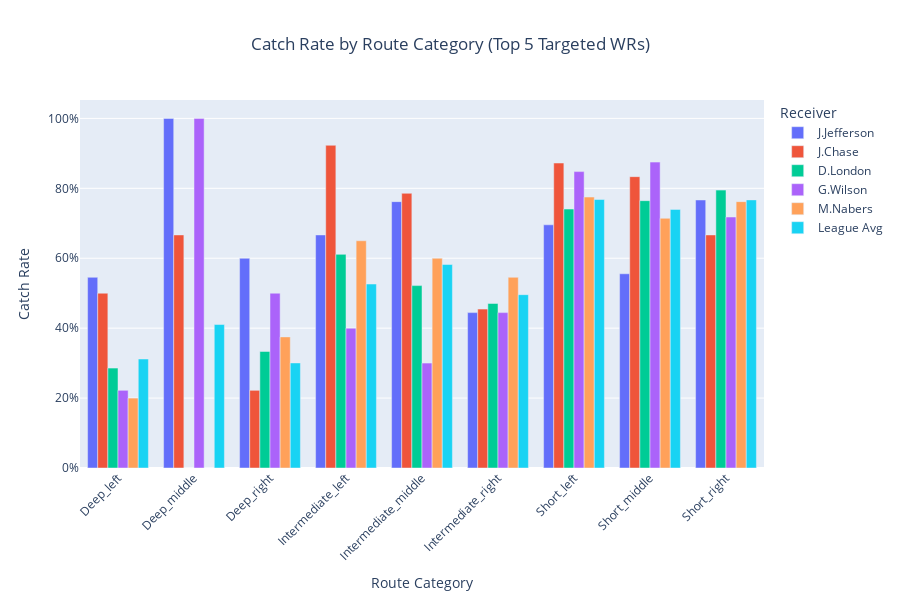

The code cell stored with this chart in its notebook:
### Code cell
# Filter to WRs with enough targets and top 5 by total volume
top_wr_names = (
    receiver_df.groupby(['receiver_player_id'])['targets']
    .sum()
    .nlargest(5)
    .index
)

bar_df = receiver_df[receiver_df["receiver_player_id"].isin(top_wr_names)]

bar_df = pd.merge(bar_df,receiver_names,how='inner',on='receiver_player_id')

#Get the league average in catch rate for each category
league_avg = receiver_df.groupby("route_category")["catch rate"].mean().reset_index()

league_avg["receiver_player_name"] = "League Avg"

#Combine the players and league average into one data frame
comparison_df = pd.concat([bar_df, league_avg])

comparison_df['catch rate'] = comparison_df['catch rate']/100

# Create the bar plot
fig = px.bar(
    comparison_df,
    x="route_category",
    y="catch rate",
    color="receiver_player_name",
    barmode="group",
    labels={
        "receiver_player_name": "Receiver",
        "catch_rate": "Catch Rate",
        "route_category": "Route Category"
    },
    title="Catch Rate by Route Category (Top 5 Targeted WRs)"
)

# Tweak layout
fig.update_traces(textposition="outside")
fig.update_layout(
    xaxis_tickangle=-45,
    legend_title="Receiver",
    bargap=0.2,
    height=600,
    title_x=0.5,
    yaxis_title = "Catch Rate"
)
fig.update_yaxes(tickformat=".0%")
fig.show()

### Figure 1 — Plotly figure (JSON) as saved in the notebook; plotly's stock layout.template omitted (floating-point values rounded to 4 significant figures)
{"data": [{"alignmentgroup": "True", "hovertemplate": "Receiver=J.Jefferson<br>Route Category=%{x}<br>catch rate=%{y}<extra></extra>", "legendgroup": "J.Jefferson", "marker": {"color": "#636efa", "pattern": {"shape": ""}}, "name": "J.Jefferson", "offsetgroup": "J.Jefferson", "orientation": "v", "showlegend": true, "textposition": "outside", "type": "bar", "x": ["Deep_left", "Deep_middle", "Deep_right", "Intermediate_left", "Intermediate_middle", "Intermediate_right", "Short_left", "Short_middle", "Short_right"], "xaxis": "x", "y": [0.5455, 1.0, 0.6, 0.6667, 0.7619, 0.4444, 0.6957, 0.5556, 0.7667], "yaxis": "y"}, {"alignmentgroup": "True", "hovertemplate": "Receiver=J.Chase<br>Route Category=%{x}<br>catch rate=%{y}<extra></extra>", "legendgroup": "J.Chase", "marker": {"color": "#EF553B", "pattern": {"shape": ""}}, "name": "J.Chase", "offsetgroup": "J.Chase", "orientation": "v", "showlegend": true, "textposition": "outside", "type": "bar", "x": ["Deep_left", "Deep_middle", "Deep_right", "Intermediate_left", "Intermediate_middle", "Intermediate_right", "Short_left", "Short_middle", "Short_right"], "xaxis": "x", "y": [0.5, 0.6667, 0.2222, 0.9231, 0.7857, 0.4545, 0.8723, 0.8333, 0.6667], "yaxis": "y"}, {"alignmentgroup": "True", "hovertemplate": "Receiver=D.London<br>Route Category=%{x}<br>catch rate=%{y}<extra></extra>", "legendgroup": "D.London", "marker": {"color": "#00cc96", "pattern": {"shape": ""}}, "name": "D.London", "offsetgroup": "D.London", "orientation": "v", "showlegend": true, "textposition": "outside", "type": "bar", "x": ["Deep_left", "Deep_middle", "Deep_right", "Intermediate_left", "Intermediate_middle", "Intermediate_right", "Short_left", "Short_middle", "Short_right"], "xaxis": "x", "y": [0.2857, 0.0, 0.3333, 0.6111, 0.5217, 0.4706, 0.7407, 0.7647, 0.7949], "yaxis": "y"}, {"alignmentgroup": "True", "hovertemplate": "Receiver=G.Wilson<br>Route Category=%{x}<br>catch rate=%{y}<extra></extra>", "legendgroup": "G.Wilson", "marker": {"color": "#ab63fa", "pattern": {"shape": ""}}, "name": "G.Wilson", "offsetgroup": "G.Wilson", "orientation": "v", "showlegend": true, "textposition": "outside", "type": "bar", "x": ["Deep_left", "Deep_middle", "Deep_right", "Intermediate_left", "Intermediate_middle", "Intermediate_right", "Short_left", "Short_middle", "Short_right"], "xaxis": "x", "y": [0.2222, 1.0, 0.5, 0.4, 0.3, 0.4444, 0.8478, 0.875, 0.7179], "yaxis": "y"}, {"alignmentgroup": "True", "hovertemplate": "Receiver=M.Nabers<br>Route Category=%{x}<br>catch rate=%{y}<extra></extra>", "legendgroup": "M.Nabers", "marker": {"color": "#FFA15A", "pattern": {"shape": ""}}, "name": "M.Nabers", "offsetgroup": "M.Nabers", "orientation": "v", "showlegend": true, "textposition": "outside", "type": "bar", "x": ["Deep_left", "Deep_middle", "Deep_right", "Intermediate_left", "Intermediate_middle", "Intermediate_right", "Short_left", "Short_middle", "Short_right"], "xaxis": "x", "y": [0.2, 0.0, 0.375, 0.65, 0.6, 0.5455, 0.775, 0.7143, 0.7619], "yaxis": "y"}, {"alignmentgroup": "True", "hovertemplate": "Receiver=League Avg<br>Route Category=%{x}<br>catch rate=%{y}<extra></extra>", "legendgroup": "League Avg", "marker": {"color": "#19d3f3", "pattern": {"shape": ""}}, "name": "League Avg", "offsetgroup": "League Avg", "orientation": "v", "showlegend": true, "textposition": "outside", "type": "bar", "x": ["Deep_left", "Deep_middle", "Deep_right", "Intermediate_left", "Intermediate_middle", "Intermediate_right", "Short_left", "Short_middle", "Short_right"], "xaxis": "x", "y": [0.3118, 0.4104, 0.3005, 0.5262, 0.582, 0.4958, 0.768, 0.7397, 0.7669], "yaxis": "y"}], "layout": {"bargap": 0.2, "barmode": "group", "height": 600, "legend": {"title": {"text": "Receiver"}, "tracegroupgap": 0}, "title": {"text": "Catch Rate by Route Category (Top 5 Targeted WRs)", "x": 0.5}, "xaxis": {"anchor": "y", "domain": [0, 1], "tickangle": -45, "title": {"text": "Route Category"}}, "yaxis": {"anchor": "x", "domain": [0, 1], "tickformat": ".0%", "title": {"text": "Catch Rate"}}}}
